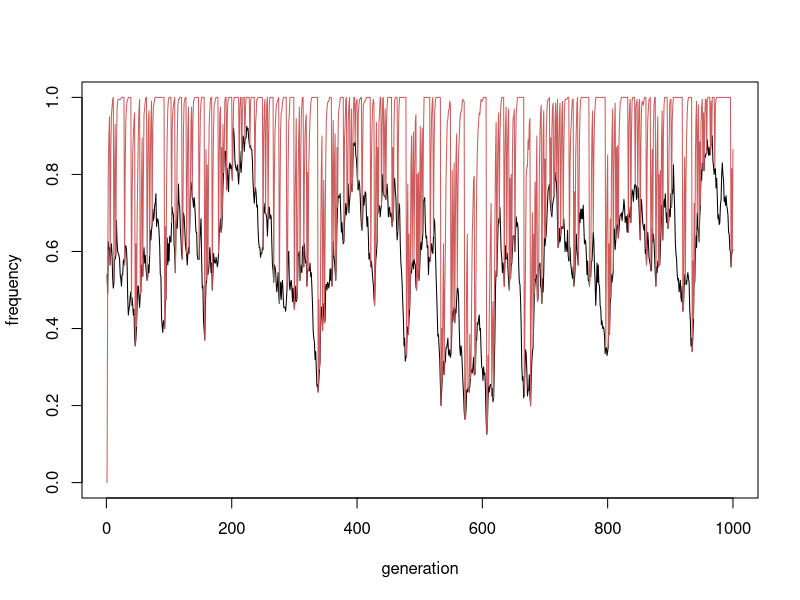
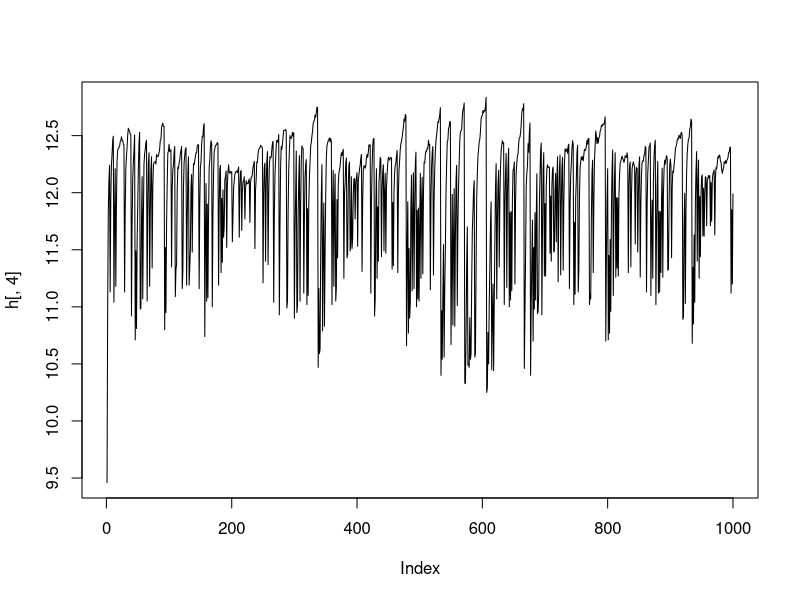
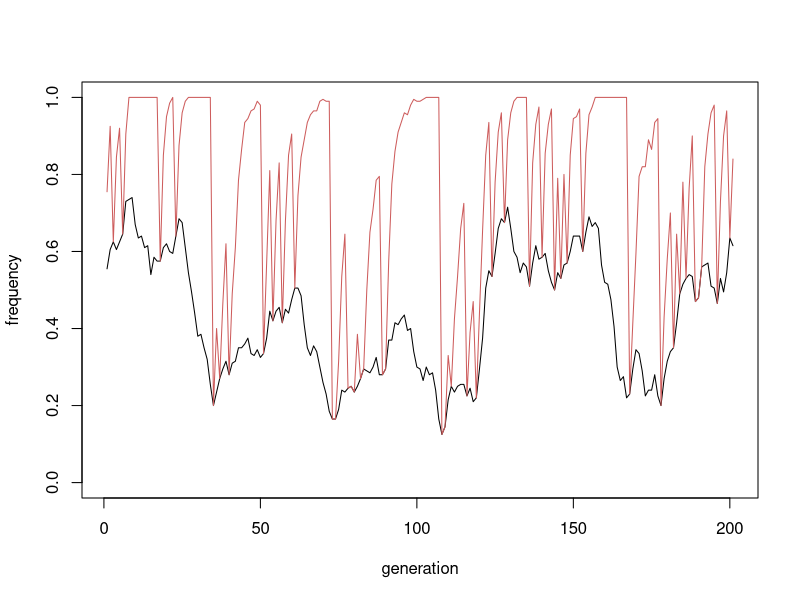

Source code (R) for these figures, in order:
# basic evolution social learning
# Rogers' model
# Q: what is the benefit of social learning to a species?

# "Roughgarden method" - after Joan Roughgarden
# three kinds of assumptions
# (1) what is the population structure?
# (2) individual states
# (3) life cycle

# (1) population structure
# finite population, well-mixed (everyone can interact with everyone else)
# population all experiences same environment
# environment changes periodically

# (2) individual states
# heritable states: learning strategies - 
# (a) individual learning: pay a personal cost to figure out what to do - c is cost, s is chance you figure out the right thing
# (b) social learning: pay no cost! copy a random adult and maybe get a good behavior
# b is benefit of doing the right thing

# (3) life cycle
# (a) birth
# (b) environmental change
# (c) babies learn
# (d) all adults die

sim_rogers <- function( 
		num_generations = 1e3,
		population_size = 200,
		c = 1,                 # cost of individual learning
		s = 1,                 # chance learn right thing
		b = 2,                 # benefit of right thing
		w0 = 10,               # baseline fitness
		u = 0.1,               # prob environment changes
		mu = 0.001			   # mutation rate
 ) 
{

	# initialize the population
	population_strategies <- sample( 1:2 , size=population_size , replace=TRUE )
	population_behavior <- rep( 0 , population_size )

	# initialize history
	history <- matrix( NA , nrow=num_generations , ncol=4 )

	# loop over generations
	for ( t in 1:num_generations ) {

		# record history
		# freq of individual learners
		history[t,1] <- sum(population_strategies==1)/population_size
		# freq of social learners
		history[t,2] <- sum(population_strategies==2)/population_size
		# freq of right behavior
		history[t,3] <- sum(population_behavior==1)/population_size

		# reproduction / birth
		# compute fitness of each adult
		fitness <- w0 + (population_behavior==1)*b - (population_strategies==1)*c
		# record fitness
		history[t,4] <- mean(fitness)
		# produce babies in proportion to fitness
		babies_strategies <- sample( population_strategies , size=population_size , replace=TRUE , prob=fitness )

		# mutation
		for ( i in 1:population_size ) {
			if ( runif(1) < mu )
				babies_strategies[i] <- 3 - babies_strategies[i]
		}#i

		# environment changes?
		if ( runif(1) < u ) population_behavior <- rep( 0 , population_size )

		# learning
		baby_behavior <- rep( 0 , population_size )
		for ( i in 1:population_size ) {
			if ( babies_strategies[i]==1 )
				if ( runif(1) < s ) baby_behavior[i] <- 1
			if ( babies_strategies[i]==2 )
				baby_behavior[i] <- sample( population_behavior , size=1 )
		}#i

		# death and growth
		population_strategies <- babies_strategies
		population_behavior <- baby_behavior


	}#t

	return(history)

}# end of sim_rogers

h <- sim_rogers( u=0.2 , b=3 , c=1 , s=2 )

plot( h[,1] , ylim=c(0,1)  , xlab="generation" , ylab="frequency", type="l" )
#lines( 1:nrow(h) , h[,2] , col="purple" )
lines( 1:nrow(h) , h[,3] , col="indianred" )

plot( h[,4] , type="l" )

x <- 500:700
plot( h[x,1] , ylim=c(0,1)  , xlab="generation" , ylab="frequency", type="l" )
#lines( 1:length(x) , h[x,2] , col="purple" )
lines( 1:length(x) , h[x,3] , col="indianred" )

